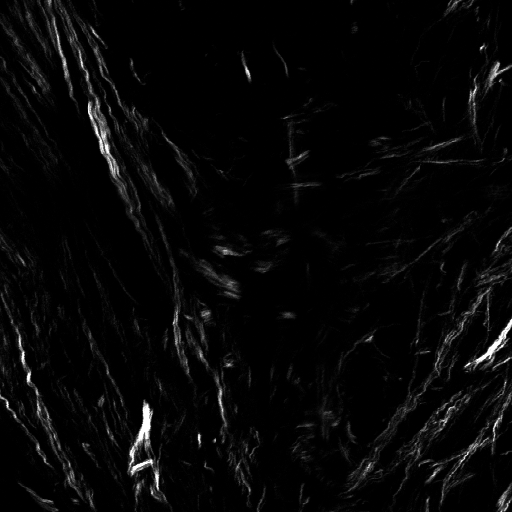
#> input picture pycurvelets/testImages/real1.tif, 512 x 512 px; its folder holds only this picture in this run
$ python -i segmentation.py   (imports and definitions only)
#> lines starting #> are read from the running program, lines starting #| are printed output that depends on the picture; after the words box and inside, x2 and y2 are one past the last pixel; in counts of white or black regions, pixels touching at a corner belong together
#> further down, picture is the input picture: shape (512, 512); min 0, max 255, mean 7.1
"""Small, UI-independent segmentation operations.

These functions intentionally accept and return NumPy arrays.  GUI adapters
such as napari, Fiji, and scikit-ops are responsible for assigning display
semantics to those arrays.
"""

from __future__ import annotations

import numpy as np


_THRESHOLD_METHODS = ("otsu", "triangle", "isodata", "mean", "minimum")


def _remove_small(binary: np.ndarray, minimum: int, *, holes: bool) -> np.ndarray:
    """Bridge the scikit-image 0.25/0.26 size-parameter rename."""
    from inspect import signature

    from skimage import morphology

    function = (
        morphology.remove_small_holes if holes else morphology.remove_small_objects
    )
    if "max_size" in signature(function).parameters:
        return function(binary, max_size=minimum - 1)
    keyword = "area_threshold" if holes else "min_size"
    return function(binary, **{keyword: minimum})


def segment_threshold(
    image: np.ndarray,
    *,
    method: str = "otsu",
    min_area: int = 100,
    max_area: int | None = None,
    fill_holes: bool = True,
    remove_border_objects: bool = True,
) -> np.ndarray:
    """Segment a 2-D grayscale or RGB image with a global threshold.

    Returns an integer label image with zero reserved for the background.
    """
#> called with method = 'otsu', min_area = 100, fill_holes = True, remove_border_objects = True
    from skimage import filters, measure
    from skimage.segmentation import clear_border

    image = np.asarray(image)
    if image.ndim == 3 and image.shape[-1] in (3, 4):
        image = (
            0.2125 * image[..., 0]
            + 0.7154 * image[..., 1]
            + 0.0721 * image[..., 2]
        )
    elif image.ndim != 2:
        raise ValueError("segment_threshold expects a 2-D grayscale or RGB(A) image")

    if min_area < 0:
        raise ValueError("min_area must be non-negative")
    if max_area is not None and max_area < 0:
        raise ValueError("max_area must be non-negative or None")

    method = method.lower()
    if method not in _THRESHOLD_METHODS:
        choices = ", ".join(_THRESHOLD_METHODS)
        raise ValueError(f"Unknown threshold method {method!r}; choose one of {choices}")

    image = image.astype(np.float32, copy=False)
    finite = np.isfinite(image)
#> finite: shape (512, 512) bool; every value is 1
    if not finite.any():
        return np.zeros(image.shape, dtype=np.uint16)

    low = float(np.nanmin(image))
#> low = 0
    high = float(np.nanmax(image))
#> high = 255
    if high == low:
        return np.zeros(image.shape, dtype=np.uint16)
    normalized = (image - low) / (high - low)
    normalized[~finite] = 0

    threshold = getattr(filters, f"threshold_{method}")(normalized)
#> threshold = 0.24
    binary = normalized > threshold
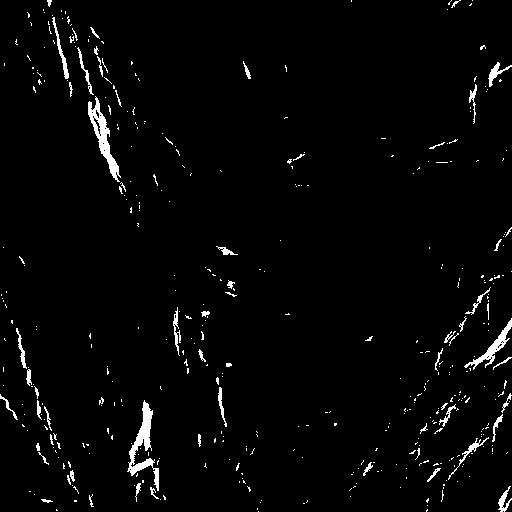
#> binary: shape (512, 512) bool; 2.5% white; 419 white regions (360 under 20 px), largest, box (x1, y1, x2, y2) and area: (127, 400, 159, 491) 857, (88, 96, 121, 182) 784, (464, 318, 512, 370) 462
    if min_area:
        binary = _remove_small(binary, min_area, holes=False)
#> in _remove_small, `return function(binary, **{keyword: minimum})`:
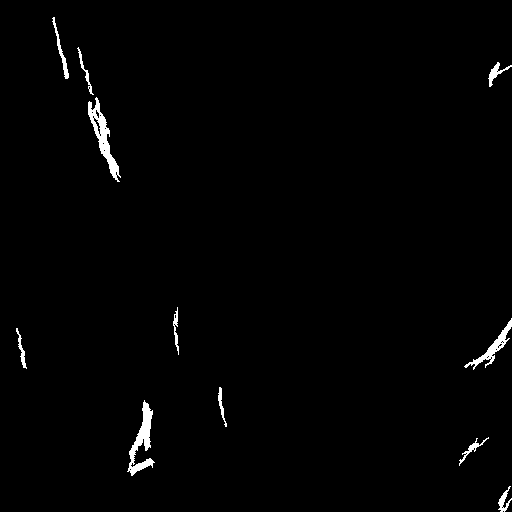
#> returned value: shape (512, 512) bool; 1.2% white; 11 white regions, largest, box (x1, y1, x2, y2) and area: (88, 97, 121, 182) 783, (127, 400, 155, 476) 757, (464, 318, 512, 370) 462
    if fill_holes and min_area:
        binary = _remove_small(binary, min_area, holes=True)
#> in _remove_small (call 2), `return function(binary, **{keyword: minimum})`: returned value: shape (512, 512) bool; 1.2% white; 11 white regions, largest, box (x1, y1, x2, y2) and area: (88, 97, 121, 182) 838, (127, 400, 155, 476) 758, (464, 318, 512, 370) 476
    if remove_border_objects:
        binary = clear_border(binary)
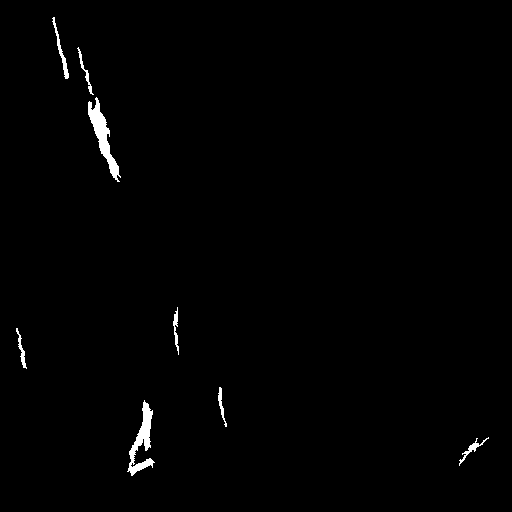
#> binary: shape (512, 512) bool; 0.93% white; 8 white regions, largest, box (x1, y1, x2, y2) and area: (88, 97, 121, 182) 838, (127, 400, 155, 476) 758, (52, 17, 69, 79) 203

    labels = measure.label(binary)
#> labels: shape (512, 512) int32; 9 distinct labels, from 0 to 8
    if max_area is not None:
        for region in measure.regionprops(labels):
            if region.area > max_area:
                labels[labels == region.label] = 0
        labels = measure.label(labels > 0)

    max_label = int(labels.max(initial=0))
#> max_label = 8
    dtype = np.uint16 if max_label <= np.iinfo(np.uint16).max else np.uint32
    return labels.astype(dtype, copy=False)


def boundary_labels(labels: np.ndarray, *, thickness: int = 1) -> np.ndarray:
    """Return labeled inner boundaries for the objects in a label image."""
    from skimage.morphology import binary_dilation, disk
    from skimage.segmentation import find_boundaries

    labels = np.asarray(labels)
    if labels.ndim != 2:
        raise ValueError("boundary_labels expects a 2-D label image")
    if not np.issubdtype(labels.dtype, np.integer) and labels.dtype != np.bool_:
        raise TypeError("labels must have an integer or boolean dtype")
    if thickness < 1:
        raise ValueError("thickness must be at least 1")

    boundaries = find_boundaries(labels, mode="inner")
    if thickness > 1:
        boundaries = binary_dilation(boundaries, footprint=disk(thickness - 1))
    return boundaries.astype(np.uint16)


def largest_boundary_points(
    labels: np.ndarray, *, simplify_tolerance: float = 1.0
) -> np.ndarray:
    """Return the longest ordered contour from a 2-D label image."""
    from skimage.measure import approximate_polygon, find_contours

    labels = np.asarray(labels)
    if labels.ndim != 2:
        raise ValueError("largest_boundary_points expects a 2-D label image")
    if simplify_tolerance < 0:
        raise ValueError("simplify_tolerance must be non-negative")
    contours = find_contours(labels > 0, 0.5)
    if not contours:
        return np.empty((0, 2), dtype=float)
    contour = max(contours, key=len)
    if simplify_tolerance:
        contour = approximate_polygon(contour, tolerance=simplify_tolerance)
    return np.asarray(contour, dtype=float)


__all__ = ["boundary_labels", "largest_boundary_points", "segment_threshold"]

>>> import cv2
>>> picture = cv2.imread('../../pycurvelets/testImages/real1.tif', cv2.IMREAD_GRAYSCALE)
>>> result = segment_threshold(picture)

$ run again, on pycurvelets/testImages/real2.tif
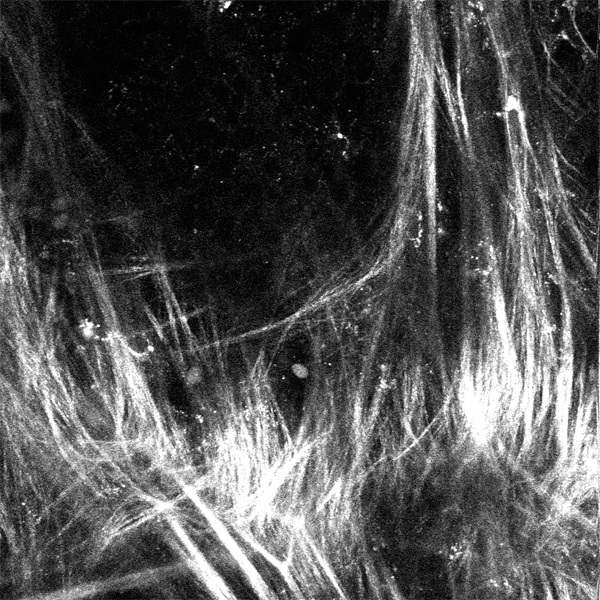
#> input picture pycurvelets/testImages/real2.tif, 600 x 600 px
#> picture is the input picture: shape (600, 600); min 0, max 255, mean 80.3
#> finite: shape (600, 600) bool; every value is 1
#> low = 0
#> high = 255
#> threshold = 0.42
#> in segment_threshold, `binary = normalized > threshold`:
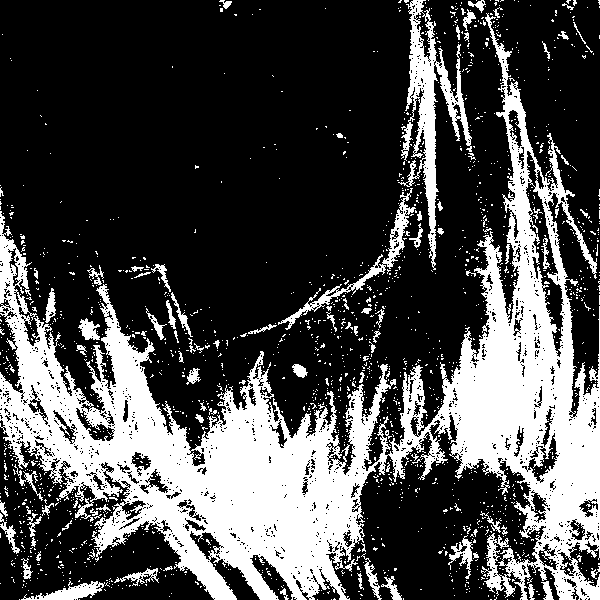
#> binary: shape (600, 600) bool; 29.4% white; 1718 white regions (1628 under 20 px), largest, box (x1, y1, x2, y2) and area: (0, 13, 600, 600) 88416, (398, 0, 472, 270) 5065, (278, 188, 416, 330) 1524
#> in segment_threshold, `binary = clear_border(binary)`:
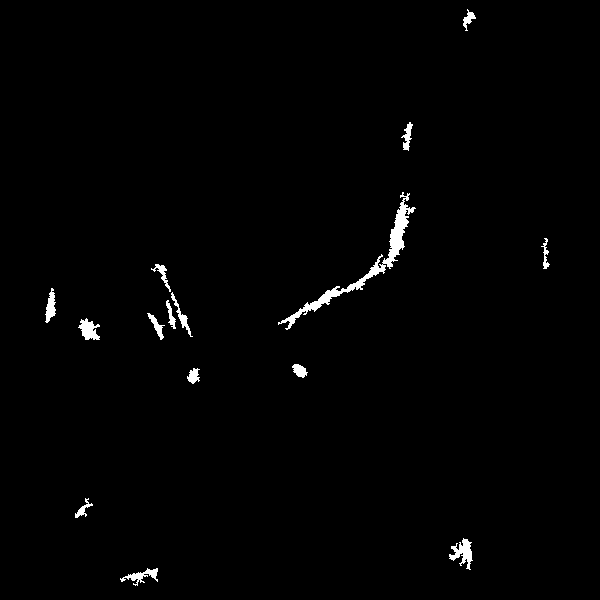
#> binary: shape (600, 600) bool; 1.1% white; 15 white regions, largest, box (x1, y1, x2, y2) and area: (278, 192, 416, 330) 1618, (449, 538, 473, 570) 357, (78, 318, 100, 340) 285
#> labels: shape (600, 600) int32; 16 distinct labels, from 0 to 15
#> max_label = 15

$ run again, on pycurvelets/testImages/syn1.tif
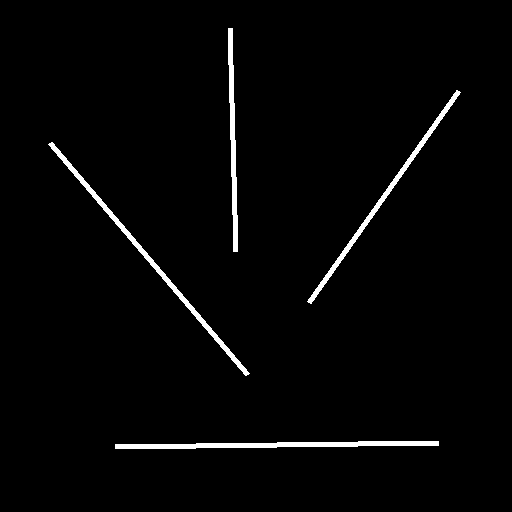
#> input picture pycurvelets/testImages/syn1.tif, 512 x 512 px
#> picture: shape (512, 512); 2.1% white; 4 white regions, box (x1, y1, x2, y2) and area: (115, 441, 439, 449) 1620, (48, 142, 250, 376) 1524, (307, 90, 461, 304) 1300, (228, 28, 238, 252) 1120
#> finite: shape (512, 512) bool; every value is 1
#> low = 0
#> high = 255
#> threshold = 0.00195
#> in segment_threshold, `labels = measure.label(binary)`:
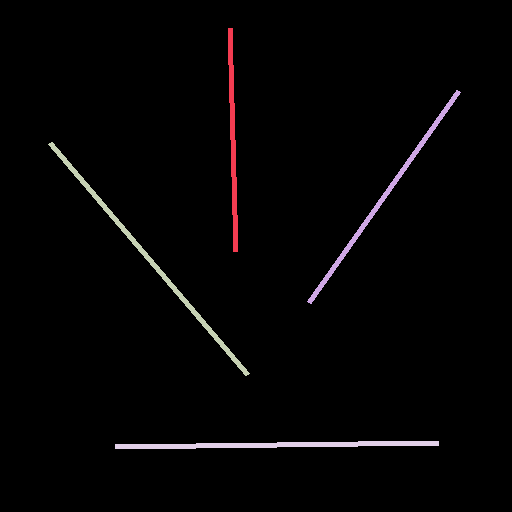
#> labels: shape (512, 512) int32; 5 distinct labels, from 0 to 4; one colour per label, 0 black
#> max_label = 4
